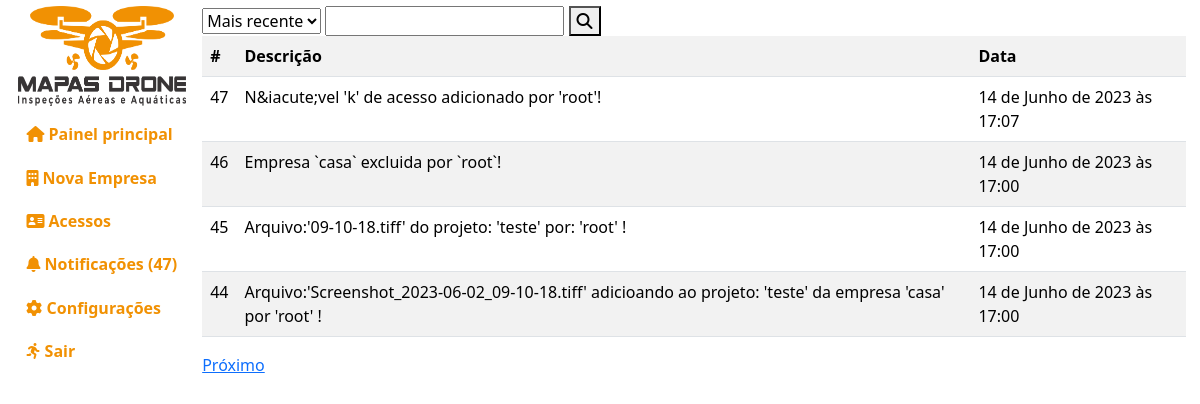
The page /administracao/notificacoes/ (signed in) on the database as committed earlier.
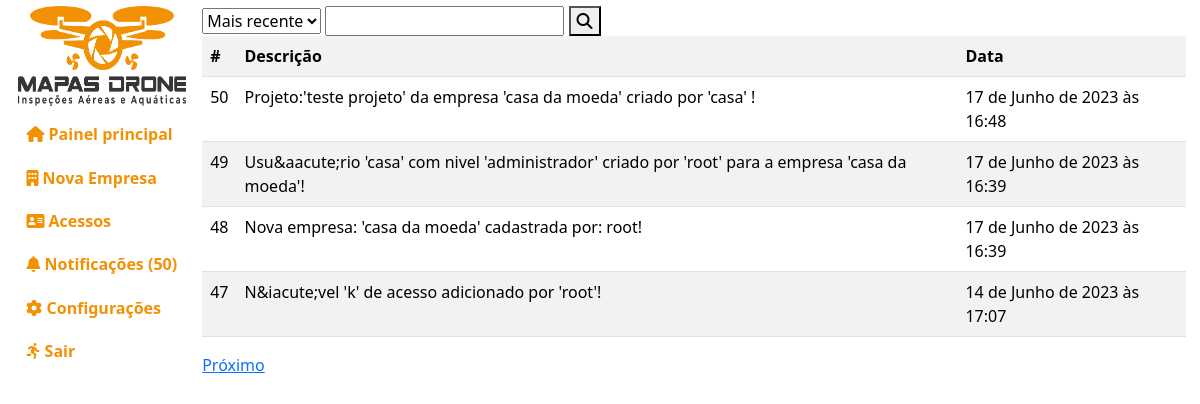
The same page on the database as committed later.
### empresa/models.py (models this page shows, shortened)
class Notificacoes(models.Model):
    descricao = models.TextField(default="")
    visto = models.BooleanField(default=0)
    data = models.DateTimeField(default=timezone.now)
    class Meta:
        db_table = "notificacoes"
        verbose_name = "Notificacao"
        verbose_name_plural = "Notificacoes"
        ordering = ["-id"]

### administracao/views.py (the view)
# urls.py: path("notificacoes/", views.notificacoes),
def notificacoes(request):
    if request.user.is_authenticated and request.user.is_superuser:
        notificacoes = pega_notificacoes()
        if request.method == "POST":
            if request.POST.get("pesquisa"):
                notificacoes = notificacoes.filter(
                    descricao__contains=request.POST.get("pesquisa"))
            if request.POST.get("ordem") == '2':
                notificacoes = notificacoes.order_by("id")
        pages = paginacao(request, data=notificacoes, qtd_pagina=4)
        update_notificacoes(notificacoes)
        context = {"notificacoes": notificacoes, "pages": pages}
        return render(request, "administracao/public/notificacoes.html", context)
    return redirect("/")

### administracao/views.py (called while the page is built)
def pega_notificacoes(ordem="last"):
    notificacoes = Notificacoes.objects.all()
    return notificacoes

def update_notificacoes(notificacoes):
    for n in notificacoes:
        up = Notificacoes.objects.filter(id=n.id)
        up.update(visto=1)

### index/funcoes.py (called while the page is built)
def paginacao(request, data, qtd_pagina):
    paginacao = Paginator(data, qtd_pagina)
    page_num = request.GET.get('page')
    page = paginacao.get_page(page_num)
    return page

### templates/administracao/public/notificacoes.html (shortened to what this page needs)
{% extends 'base.html' %}
{% load static %}
{% load django_bootstrap5 %}
{% block css %}
<link rel="stylesheet" href="{% static 'index/css/administracao.css' %}">
{% endblock %}
{% block ld %}
{% if notificacoes %}
<div class="filtro">
    <form action="" method="post">
        <select name="ordem" id="ordem">
            <option value="1">Mais recente</option>
        </select>
        <input type="search" name="pesquisa" id="pesquisa" />
        <button>
            <i class="fa-solid fa-magnifying-glass"></i>
        </button>
    </form>
</div>
<table class="table table-striped">
    <tr>
        <th>#</th>
        <th>Descri&ccedil;&atilde;o</th>
        <th>Data</th>
    </tr>
    {% for page in pages %}
        <tr>
            <td>{{page.id}}</td>
            <td>{{page.descricao}}</td>
            <td>{{page.data}}</td>
        </tr>
    {% endfor %}
</table>
{% if pages.has_next %}
<a href="?page={{pages.next_page_number}}">Pr&oacute;ximo</a>
{% endif %}
{% else %}
<div class="alert alert-danger">Sem notifica&ccedil;&otilde;es</div>
{% endif %}
{% endblock %}

Rows that differ between the two databases and show on the page:
no longer on this page (row unchanged): Notificacoes: id "46", descricao "Empresa `casa` excluida por `root`!", data "14 de Junho de 2023 às 17:00"
no longer on this page (row unchanged): Notificacoes: id "45", descricao "Arquivo:'09-10-18.tiff' do projeto: 'teste' por: 'root' !", data "14 de Junho de 2023 às 17:00"
no longer on this page (row unchanged): Notificacoes: id "44", descricao "Arquivo:'Screenshot_2023-06-02_09-10-18.tiff' adicioando ao projeto: 'teste' da empresa 'casa' por 'root' !", data "14 de Junho de 2023 às 17:00"
added Notificacoes: id "50", descricao "Projeto:'teste projeto' da empresa 'casa da moeda' criado por 'casa' !", data "17 de Junho de 2023 às 16:48"
added Notificacoes: id "49", descricao "Usu&aacute;rio 'casa' com nivel 'administrador' criado por 'root' para a empresa 'casa da moeda'!", data "17 de Junho de 2023 às 16:39"
added Notificacoes: id "48", descricao "Nova empresa: 'casa da moeda' cadastrada por: root!", data "17 de Junho de 2023 às 16:39"
Other text that changed with them:
{{ notificacoes|length }}: "47" → "50"
